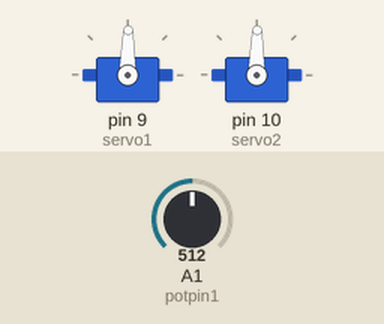
Simulated run of this sketch. Board: Arduino Uno, built with avr-gcc and run on an emulated ATmega328P. Parts: 2 × servo. Inputs (shaded band) come from the test bench; at power-on: A1 (potpin1) = 512.

Above: at 1.2 s.
1.3 s: A1 (potpin1) set to 716
At 2.3 s:
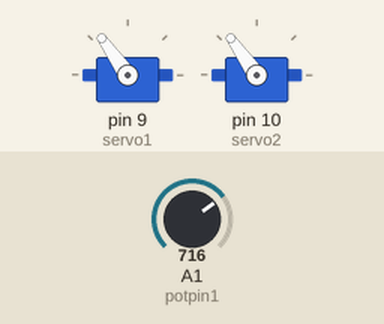
2.8 s: A1 (potpin1) set to 900
At 3.6 s:
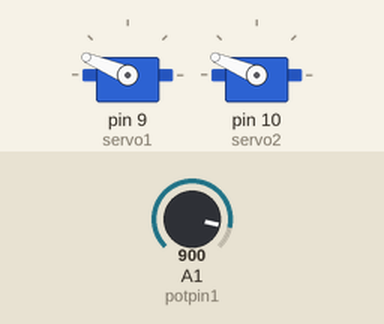
4.3 s: A1 (potpin1) set to 1023
At 4.9 s:
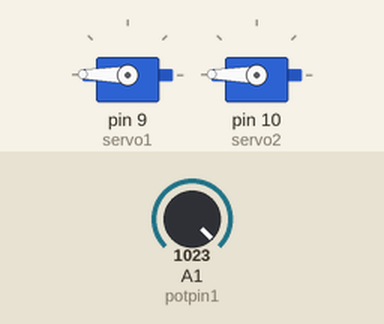
5.8 s: A1 (potpin1) set to 306
At 6.2 s:
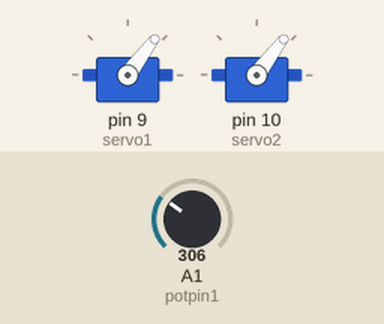
7.3 s: A1 (potpin1) set to 122
At 8.5 s:
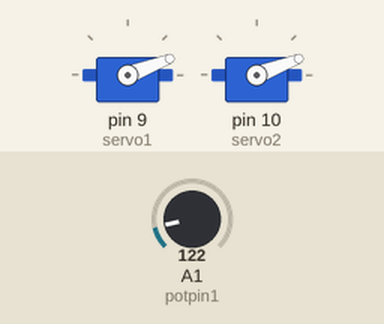
8.8 s: A1 (potpin1) set to 511
At 10.0 s:
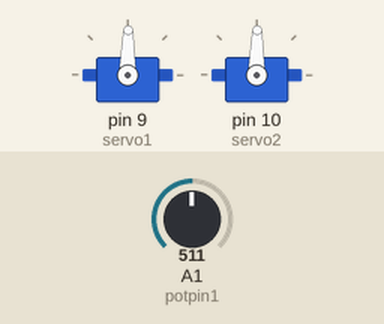
Timing chart, 0 to 11.3 s (numbered marks = the images above; inputs shaded):
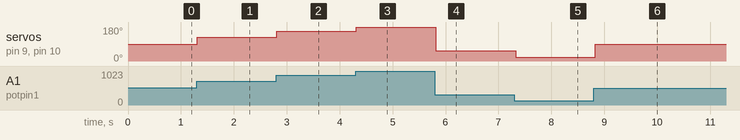

Measured:
- after the input at 1.3 s, servo on pin 9 (servo1), servo on pin 10 (servo2): 89° → 125° at once
- after the input at 2.8 s, servo on pin 9 (servo1), servo on pin 10 (servo2): 125° → 157° at once
- after the input at 4.3 s, servo on pin 9 (servo1), servo on pin 10 (servo2): 157° → 179° at once
- after the input at 5.8 s, servo on pin 9 (servo1), servo on pin 10 (servo2): 179° → 53° at once
- after the input at 7.3 s, servo on pin 9 (servo1), servo on pin 10 (servo2): 53° → 21° at once
- after the input at 8.8 s, servo on pin 9 (servo1), servo on pin 10 (servo2): 21° → 89° at once

The sketch:

FlexSensor_servo.ino
```cpp
#include <Servo.h>

Servo servo1;
Servo servo2;
const int potpin1 = A1;
int val1;

void setup()
{

  servo1.attach(9);
  servo2.attach(10);
}


void loop()
{
  val1= analogRead(potpin1);
  val1=map(val1,0,1023,0,179);
  servo1.write(val1);
  servo2.write(val1);

  delay(100);
}
/////////////////////////////////////////////////////////////////////////////////////
```
